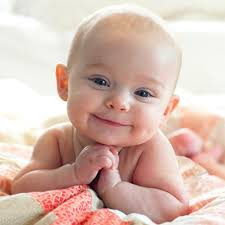
#> input picture data/test1.jpg, 225 x 225 px
$ python myFaceDetection.py
#> lines starting #> are read from the running program, lines starting #| are printed output that depends on the picture; after the words box and inside, x2 and y2 are one past the last pixel; in counts of white or black regions, pixels touching at a corner belong together
#import required libraries
import numpy as np
import cv2
import matplotlib.pyplot as plt
import time
# %matplotlib inline

# Images loaded as BGR
# Helper function for conversion to RGB

def convertToRGB(img):
    return cv2.cvtColor(img, cv2.COLOR_BGR2RGB)

def showImage(str, img):
    cv2.imshow(str, img)
    cv2.waitKey(0)
    cv2.destroyAllWindows()

## Haar cascade classifier
# XML training files for Haar cascade are stored in 'opencv/data/haarcascadesfolder'

# load cascade classifier training file for haarcascade
haar_face_cascade = cv2.CascadeClassifier('data/haarcascade_frontalface_alt.xml')

#load test image
test1 = cv2.imread('data/test1.jpg')
#> test1 is the input picture: shape (225, 225, 3); mean B, G, R 175.9, 186.9, 214.8

# convert the test image to gray image - openCV face detector expets gray images
gray_img = cv2.cvtColor(test1, cv2.COLOR_BGR2GRAY)
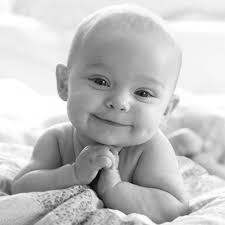
#> gray_img: shape (225, 225); min 1, max 255, mean 194

# display gray image using matplotlib
plt.show()

# [7 lines of commented-out code are left out]
faces = haar_face_cascade.detectMultiScale(gray_img, scaleFactor=1.1, minNeighbors=5);
#> faces = [[68, 45, 107, 107]]

# print the number of faces found
print('Faces found: ', len(faces))
#| Faces found:  1

# go over faces and draw rectangle on original colored img
for (x, y, w, h) in faces:
    cv2.rectangle(test1, (x,y), (x+w, y+h), (0, 255, 0), 2)
#> this loop made 1 pass
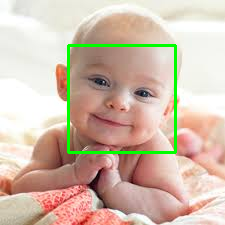
#> test1: shape (225, 225, 3); 2.53% of pixels changed, all inside (x1, y1, x2, y2) = (67, 44, 177, 154)

showImage('Color Test 1', test1)

$ run again, with data/test11.jpg copied over data/test1.jpg
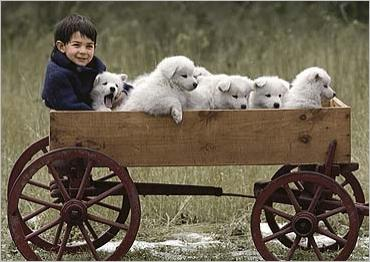
#> input picture data/test11.jpg, 370 x 262 px
#> test1 is the input picture: shape (262, 370, 3); mean B, G, R 80.2, 97.9, 108.1
#> `gray_img = cv2.cvtColor(test1, cv2.COLOR_BGR2GRAY)`:
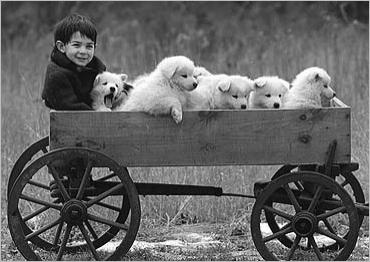
#> gray_img: shape (262, 370); min 0, max 255, mean 99
#> faces = [[66, 33, 32, 32]]
#| Faces found:  1
#> the loop `for (x, y, w, h) in faces:` made 1 pass
#> after the loop `for (x, y, w, h) in faces:`:
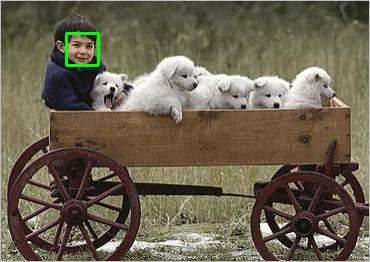
#> test1: shape (262, 370, 3); 0.39% of pixels changed, all inside (x1, y1, x2, y2) = (65, 32, 100, 67)

$ run again, with data/test12.jpg copied over data/test1.jpg
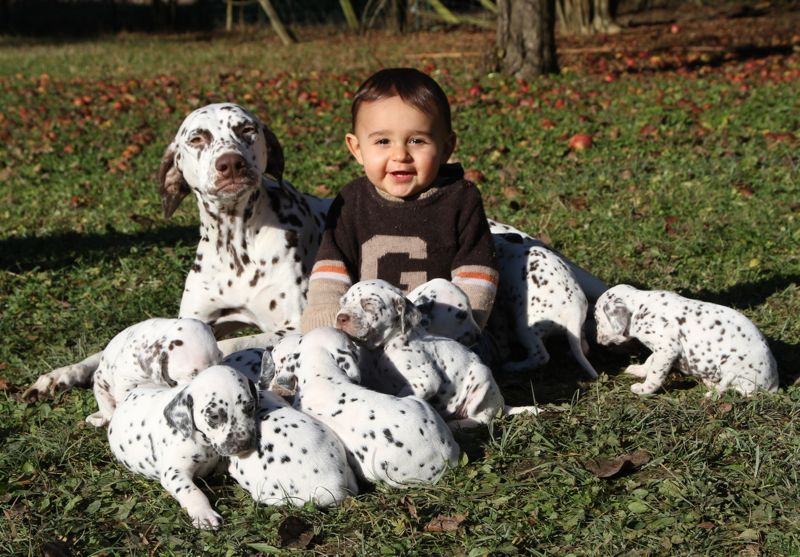
#> input picture data/test12.jpg, 800 x 557 px
#> test1 is the input picture: shape (557, 800, 3); mean B, G, R 73.9, 95.6, 100.9
#> `gray_img = cv2.cvtColor(test1, cv2.COLOR_BGR2GRAY)`:
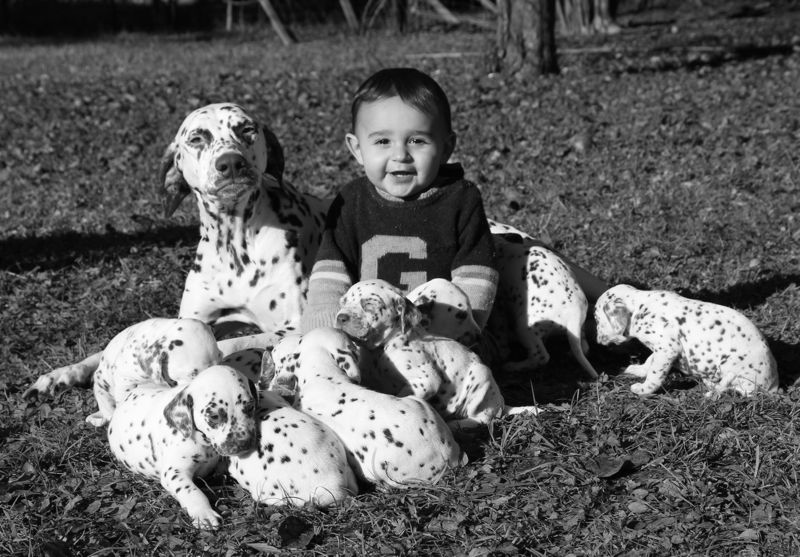
#> gray_img: shape (557, 800); min 0, max 255, mean 94.7
#> faces = [[353, 104, 93, 93]]
#| Faces found:  1
#> the loop `for (x, y, w, h) in faces:` made 1 pass
#> after the loop `for (x, y, w, h) in faces:`:
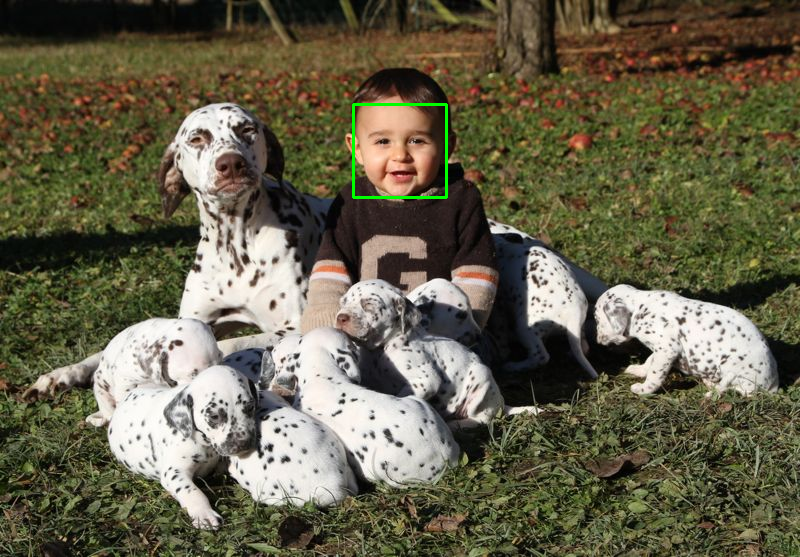
#> test1: shape (557, 800, 3); 0.25% of pixels changed, all inside (x1, y1, x2, y2) = (352, 103, 448, 199)
